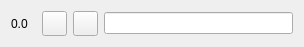
<?xml version="1.0" encoding="UTF-8"?>
<ui version="4.0">
 <class>item_main</class>
 <widget class="QWidget" name="item_main">
  <property name="geometry">
   <rect>
    <x>0</x>
    <y>0</y>
    <width>304</width>
    <height>43</height>
   </rect>
  </property>
  <property name="windowTitle">
   <string>Form</string>
  </property>
  <layout class="QHBoxLayout" name="horizontalLayout">
   <item>
    <widget class="MLabel" name="val_lb">
     <property name="minimumSize">
      <size>
       <width>25</width>
       <height>25</height>
      </size>
     </property>
     <property name="maximumSize">
      <size>
       <width>25</width>
       <height>25</height>
      </size>
     </property>
     <property name="text">
      <string>0.0</string>
     </property>
    </widget>
   </item>
   <item>
    <widget class="MPushButton" name="connect_btn">
     <property name="minimumSize">
      <size>
       <width>25</width>
       <height>25</height>
      </size>
     </property>
     <property name="maximumSize">
      <size>
       <width>25</width>
       <height>25</height>
      </size>
     </property>
     <property name="styleSheet">
      <string notr="true"/>
     </property>
     <property name="text">
      <string/>
     </property>
    </widget>
   </item>
   <item>
    <widget class="MPushButton" name="combo_btn">
     <property name="minimumSize">
      <size>
       <width>25</width>
       <height>25</height>
      </size>
     </property>
     <property name="maximumSize">
      <size>
       <width>25</width>
       <height>25</height>
      </size>
     </property>
     <property name="text">
      <string/>
     </property>
    </widget>
   </item>
   <item>
    <widget class="MLineEdit" name="targtName_le"/>
   </item>
  </layout>
 </widget>
 <customwidgets>
  <customwidget>
   <class>MPushButton</class>
   <extends>QPushButton</extends>
   <header>dayu_widgets.push_button</header>
  </customwidget>
  <customwidget>
   <class>MLineEdit</class>
   <extends>QLineEdit</extends>
   <header>dayu_widgets.line_edit</header>
  </customwidget>
  <customwidget>
   <class>MLabel</class>
   <extends>QLabel</extends>
   <header>dayu_widgets.label</header>
  </customwidget>
 </customwidgets>
 <resources/>
 <connections/>
</ui>
